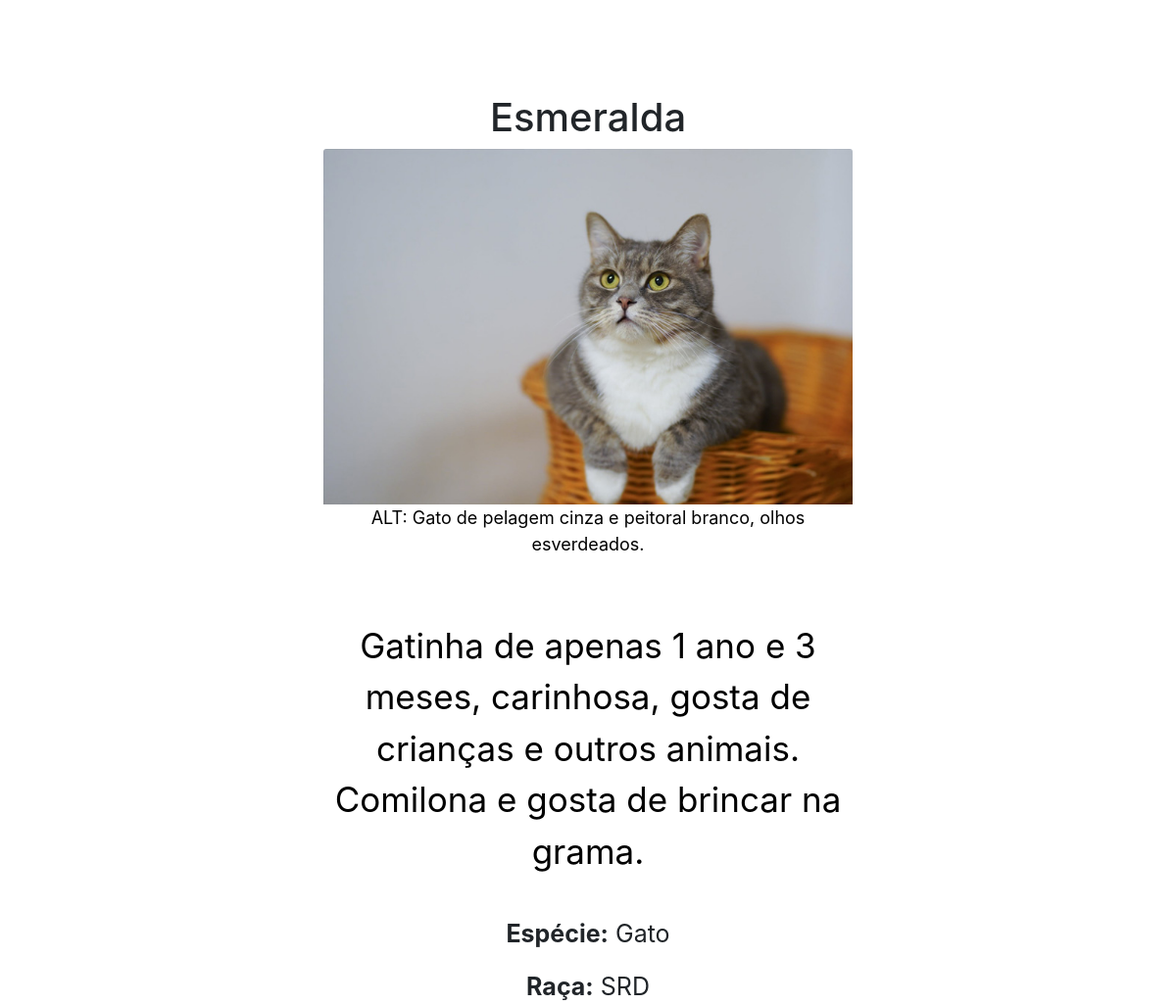
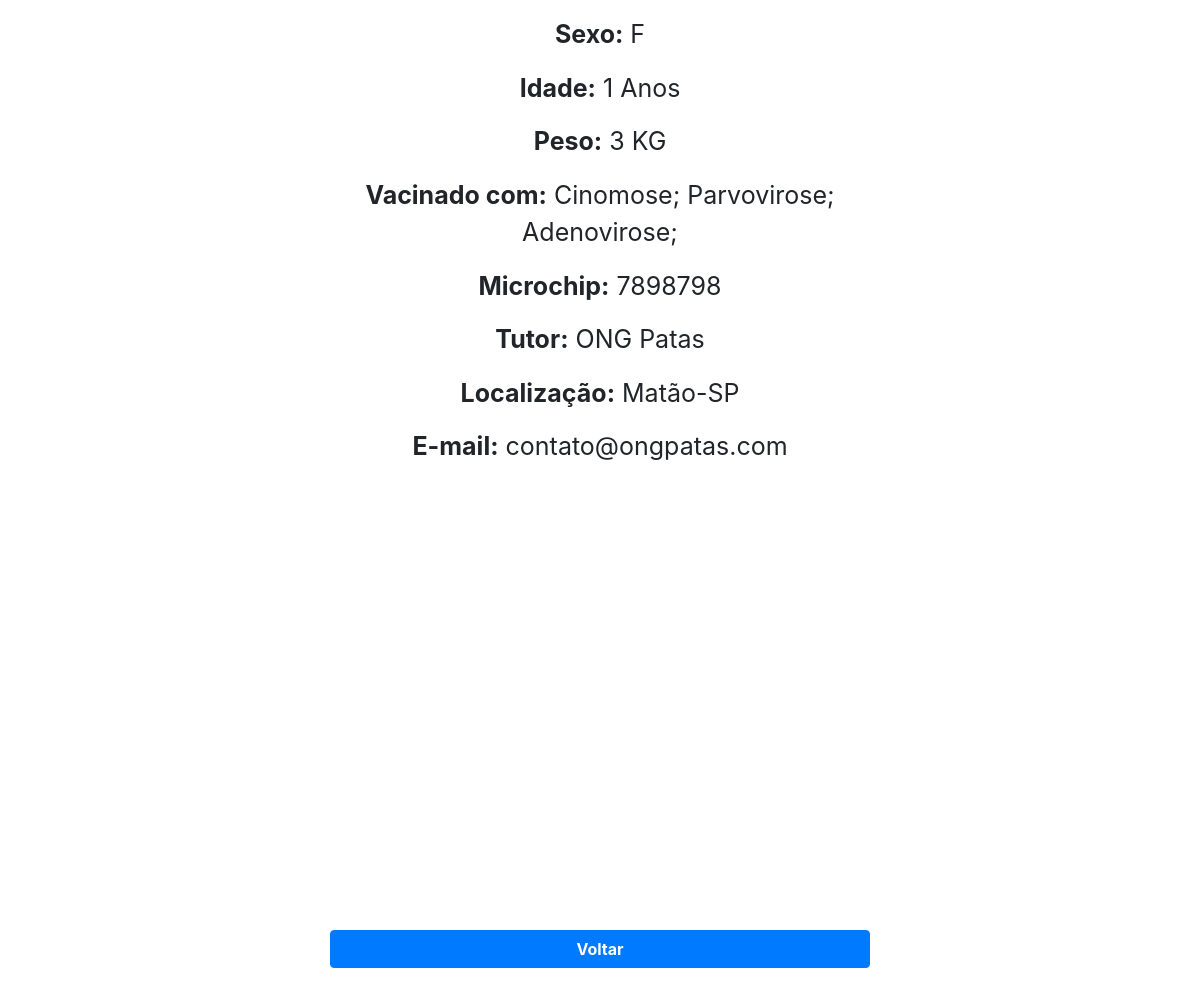
Screenshot of /adocao_pet/4/ with the database file from the repository (2 pictures, top to bottom).
### adocao_pet/models.py (models this page shows, shortened)
class Pet(models.Model):
    ESCOLHA_SEXO = [('M', 'Macho'), ('F', 'Fêmea')]
    nome = models.CharField(max_length=100)
    tutor = models.CharField(max_length=100)
    especie = models.CharField(max_length=30)
    raca = models.CharField(max_length=30, blank=True)
    descricao = models.TextField()
    sexo = models.CharField(max_length=1, choices=ESCOLHA_SEXO, blank=True)
    data_submissao = models.DateTimeField()
    idade = models.IntegerField(null=True, help_text="Anos")
    vacinas = models.ManyToManyField('Vacina', blank=True)
    peso = models.IntegerField(null=True, help_text="KG")
    microchip = models.IntegerField(null=True)
    localizacao = models.CharField(max_length=100, help_text="Formato: Cidade-Estado. Ex: Araraquara-SP")
    contato_email = models.CharField(max_length=50)
    image = models.ImageField(upload_to='images/')
    alt_texto = models.CharField(max_length=100, help_text="Texto alternativo - Acessibilidade. Descreve de forma objetiva a aparência do pet.")

class Vacina(models.Model):
    nome=models.CharField(max_length=50)

### adocao_pet/views.py (the view)
# urls.py: path('adocao_pet/<int:pet_id>/', views.pet_detail, name='pet_detail')
def pet_detail(request, pet_id):
    try:
        pet = Pet.objects.get(id=pet_id)
    except Pet.DoesNotExist:
        raise Http404('pet não encontrado')
    return render(request, 'pet_detail.html', {
        'pet': pet,
   })

### adocao_pet/templates/pet_detail.html (shortened to what this page needs)
<!doctype html>
<html lang="en">
{% load static %}
  <head>
    <link rel="stylesheet" href="https://maxcdn.bootstrapcdn.com/bootstrap/4.0.0/css/bootstrap.min.css">
  </head>
  <body>
<main>
  <section class="py-5 text-center container">
    <div class="row py-lg-5">
      <div class="col-lg-6 col-md-8 mx-auto">
        <h1 class="fw-light">{{pet.nome}}</h1>
        <img class="card-img-top" src="{{ pet.image.url }}">
        <p style="font-size:18px;text-align:center; color:black">ALT: {{pet.alt_texto}}</p>
        <br><br>
        <p style="font-size:35px;text-align:center; color:black">{{pet.descricao}}</p>
            <br>
            <p style="font-size:25px;"><b>Espécie:</b> {{pet.especie}}</p>
            <p style="font-size:25px;"><b>Raça:</b> {{pet.raca}}</p>
            <p style="font-size:25px;"><b>Sexo:</b> {{pet.sexo}}</p>
            <p style="font-size:25px;"><b>Idade:</b> {{pet.idade}} Anos</p>
            <p style="font-size:25px;"><b>Peso:</b> {{pet.peso}} KG</p>
            {% if pet.vacinas.all %}
                <p style="font-size:25px;"><b>Vacinado com:</b>
                    {% for vacinas in pet.vacinas.all %}
                        {{ vacinas.nome }};
                    {% endfor %}
                </p>
            {% endif %}
            <p style="font-size:25px;"><b>Microchip:</b> {{pet.microchip}}</p>
            <p style="font-size:25px;"><b>Tutor:</b> {{pet.tutor}}</p>
            <p style="font-size:25px;"><b>Localização:</b> {{pet.localizacao}}</p>
            <p style="font-size:25px;"><b>E-mail:</b> {{pet.contato_email}}</p>
            <div id="myMap" style="position:relative;width:600px;height:400px;"></div>
            <br><br>
            <p>
                <a href="{% url 'home' %}" class="btn btn-primary btn-block"><b>Voltar</b></a>
            </p>
</body>
  </body>
</html>

### rows the page displays
Pet: nome "Esmeralda", image (picture), alt_texto "Gato de pelagem cinza e peitoral branco, olhos esverdeados.", descricao "Gatinha de apenas 1 ano e 3 meses, carinhosa, gosta de crianças e outros animais. Comilona e gosta de brincar na grama.", especie "Gato", raca "SRD", sexo "F", idade "1", peso "3", microchip "7898798", tutor "ONG Patas", localizacao "Matão-SP", contato_email "contato@ongpatas.com"
Vacina: nome "Cinomose"
Vacina: nome "Parvovirose"
Vacina: nome "Adenovirose"
